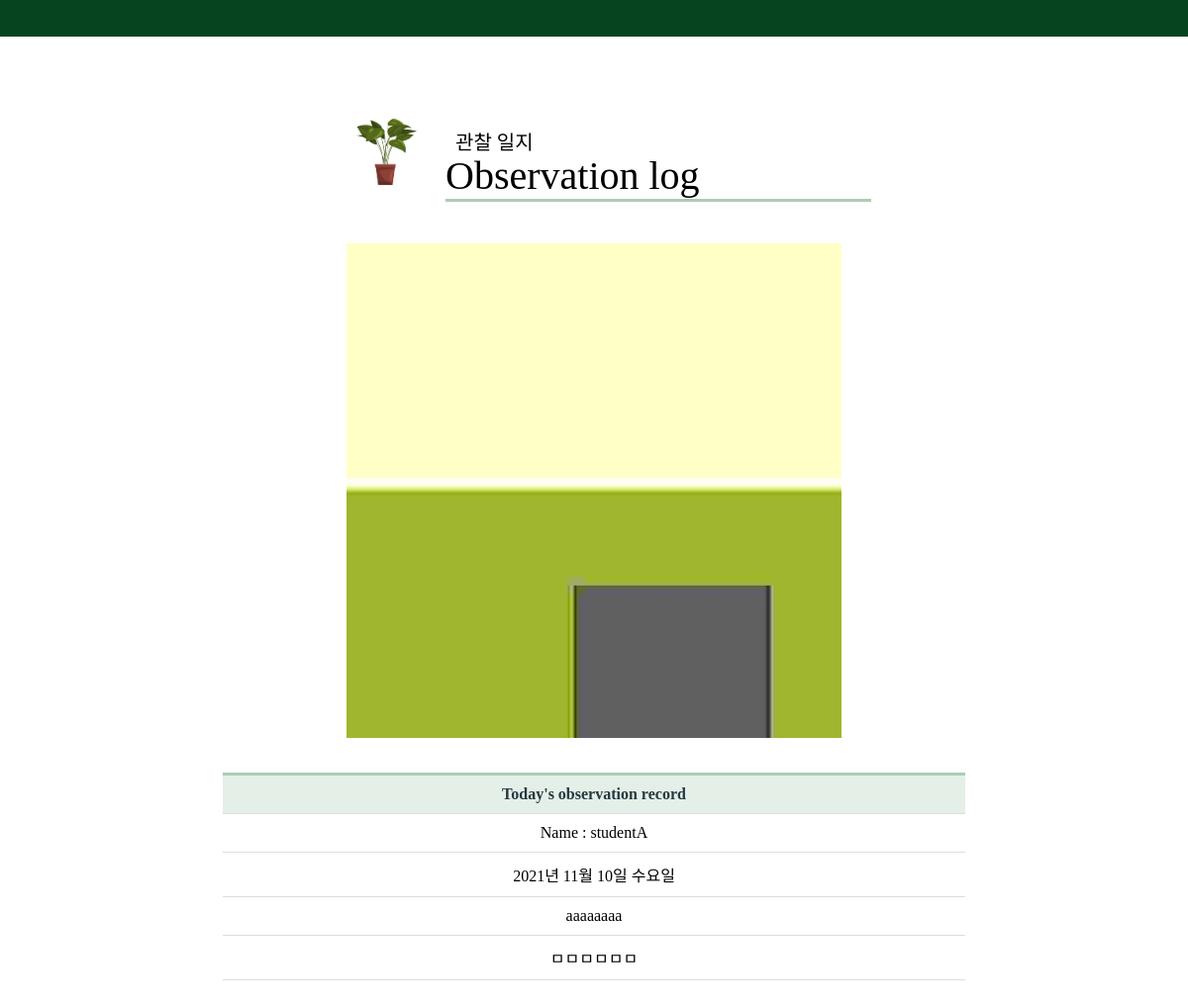
The app's page /observation/3, older data.
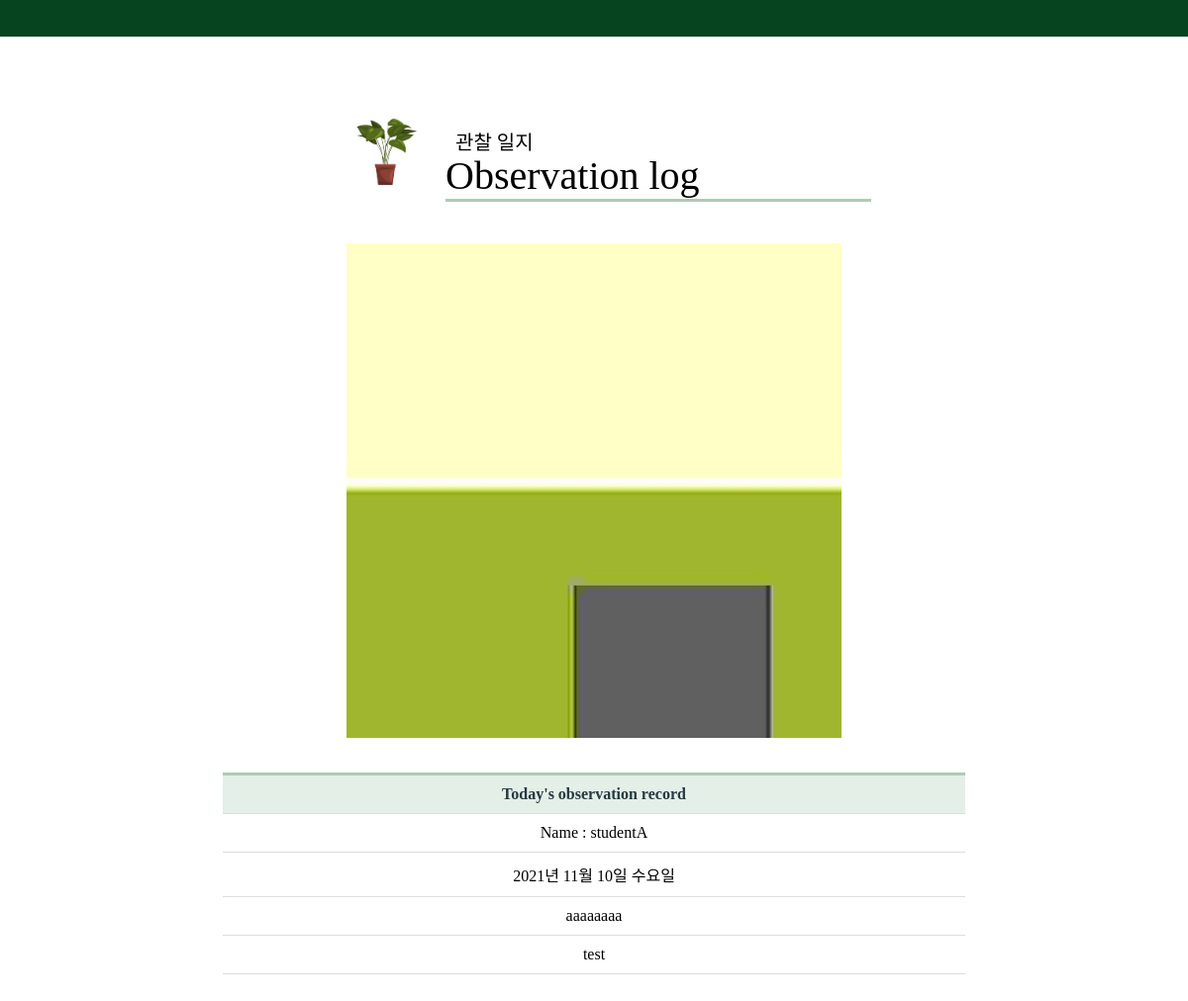
The same page, newer data.
### administrator/models.py (models this page shows, shortened)
class Observe(models.Model):
    student = models.ForeignKey(Student, on_delete=models.CASCADE, null=False)
    image = models.ImageField(upload_to = 'images/', blank=True, null=True )
    title = models.CharField(max_length=100, null=False)
    content = models.TextField(null=False)
    feedback = models.TextField(null=True, blank=True)
    water = models.IntegerField( null=True, blank=True)
    receive_date = models.CharField(max_length=100, null=False)

### administrator/views.py (the view, shortened to what this page needs)
# urls.py: path('observation/<int:pk>', views.LogDetailView.as_view(), name='log_detail'),
class LogDetailView(DetailView):
    template_name = 'administrator/observation/record.html'
    model = Student
    def get(self, request, *args, **kwargs):
        self.object = self.get_object()
        context = self.get_context_data()
        context['observe'] = Observe.objects.filter(
            student =  self.object
            )
        return self.render_to_response(context)

### administrator/templates/administrator/observation/record.html (shortened to what this page needs)
{% load static %}
<!DOCTYPE html>
<html>
<head>
    <link rel="stylesheet" href="{% static 'All.css' %}" />
</head>
<body>
   <div class="design">
        <div id="student_list">
            <header>
            </header>
            <div id="head">
            <h3>관찰 일지</h3>
            <h1>Observation log</h1>
        </div>
        <div id="top">
            <img id="topImg" src="{%static 'observation/plant.jpg' %}"/>
         </div>
   </div>
{% for object in observe reversed %}
    <div id = "plant_image">
        {% if object.image %}
        <img id="P_img" src="{{ object.image.url }}"/>
        {% else %}
        <img id="P_img" src="{{ object.image}}"/>
        {% endif %}
    </div>
    <table class="plant_table">
        <thead>
            <tr>
                <th >Today's observation record</th>
            </tr>
            <tr>
                <td>Name : {{student.name}}</td>
            </tr>
            <tr>
                <td>{{object.receive_date}}</td>
            </tr>
            <tr>
                <td>{{ object.content }}</td>
            </tr>
            <tr>
                <td>
                    {% if object.feedback %}
                    {{object.feedback}}
                    {% endif %}
                </td>
            </tr>
        </thead>
    </table>
{% endfor %}
</body>
</html>

Row changes from the older to the newer data that the page shows:
changed Observe "2021년 11월 10일 수요일": feedback "ㅁㅁㅁㅁㅁㅁ" → "test"
